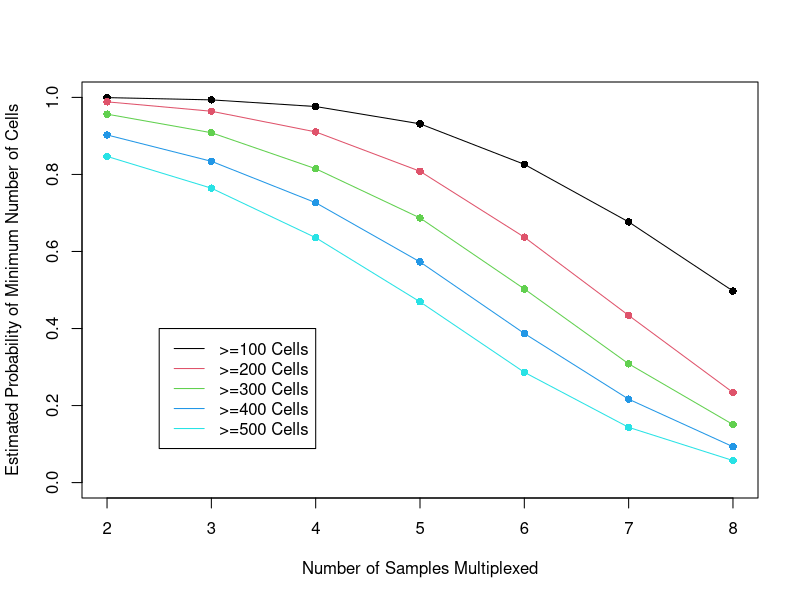

Source code (R):
###Simulate the minimum number of cells by sample

dat=read.delim("summary_cell_experiment_1-7_14-16.txt",sep="\t",header=TRUE,row.names=1)

###Cell counts: Mean 5300, SD=2500, minimum=1500

pmult=as.numeric(dat[29,]/dat[1,])
nsamps=c(1,1,1,1,2,3,4,4,8,8)
fit=lm(pmult~nsamps)
fit.sigma=summary(fit)$sigma

###Proportion multiplets: .1+0.025*nsamps

p2=c(733/(1577+733),1577/(1577+733))
p3=c(570/(570+767+1049),767/(570+767+1049),1049/(570+767+1049))
p4=c(567/(4313+567+2598+1402),1402/(4313+567+2598+1402),2598/(4313+567+2598+1402),4313/(4313+567+2598+1402),
     1140/(1140+3325+2748+2414),2414/(1140+3325+2748+2414),2748/(1140+3325+2748+2414),3325/(1140+3325+2748+2414))
p8=c(228/(524+213+378+228+446+231+315+2768+2399),
     231/(524+213+378+228+446+231+315+2768+2399),
     315/(524+213+378+228+446+231+315+2768+2399),
     378/(524+213+378+228+446+231+315+2768+2399),
     446/(524+213+378+228+446+231+315+2768+2399),
     524/(524+213+378+228+446+231+315+2768+2399),
     2399/(524+213+378+228+446+231+315+2768+2399),
     2768/(524+213+378+228+446+231+315+2768+2399),
     45/(463+275+354+45+234+435+142+605),
     142/(463+275+354+45+234+435+142+605),
     234/(463+275+354+45+234+435+142+605),
     275/(463+275+354+45+234+435+142+605),
     354/(463+275+354+45+234+435+142+605),
     435/(463+275+354+45+234+435+142+605),
     463/(463+275+354+45+234+435+142+605),
     605/(463+275+354+45+234+435+142+605))

pmins=c(NA,NA,NA,NA,p2[1],p3[1],p4[1],p4[5],p8[1],p8[9])
fit2=lm(pmins~nsamps)
fit2.sigma=summary(fit2)$sigma

###Proportion of cells in smallest count sample: .33-0.04nsamps

simfunc=function(n.sims=10000,n.samps,mean1,sd1,min1,sd2,sd3,min3)
{
    n.cells=round(rnorm(n.sims,mean=mean1,sd=sd1))
    n.cells[which(n.cells<min1)]=min1
    percentage.multiplet=rnorm(n.sims,mean=.1+0.025*n.samps,sd=sd2)
    n.multiplet=round(percentage.multiplet*n.cells)
    final.cells=n.cells-n.multiplet
    final.cells
    percentage.minimum=rnorm(n.sims,mean=.33-0.04*n.samps,sd=sd3)
    percentage.minimum[which(percentage.minimum<min3)]=min3
    minimum.cells=round(percentage.minimum*final.cells)
    minimum.cells
}

set.seed(12345)
simfunc.2=simfunc(n.sims=10000,n.samps=2,mean1=5300,sd1=2500,min1=1500,sd2=.067,sd3=0.070,min3=0.02)
simfunc.3=simfunc(n.sims=10000,n.samps=3,mean1=5300,sd1=2500,min1=1500,sd2=.067,sd3=0.070,min3=0.02)
simfunc.4=simfunc(n.sims=10000,n.samps=4,mean1=5300,sd1=2500,min1=1500,sd2=.067,sd3=0.070,min3=0.02)
simfunc.5=simfunc(n.sims=10000,n.samps=5,mean1=5300,sd1=2500,min1=1500,sd2=.067,sd3=0.070,min3=0.02)
simfunc.6=simfunc(n.sims=10000,n.samps=6,mean1=5300,sd1=2500,min1=1500,sd2=.067,sd3=0.070,min3=0.02)
simfunc.7=simfunc(n.sims=10000,n.samps=7,mean1=5300,sd1=2500,min1=1500,sd2=.067,sd3=0.070,min3=0.02)
simfunc.8=simfunc(n.sims=10000,n.samps=8,mean1=5300,sd1=2500,min1=1500,sd2=.067,sd3=0.070,min3=0.02)

p.100=c(sum(simfunc.2>=100)/10000,sum(simfunc.3>=100)/10000,sum(simfunc.4>=100)/10000,sum(simfunc.5>=100)/10000,sum(simfunc.6>=100)/10000,sum(simfunc.7>=100)/10000,sum(simfunc.8>=100)/10000)
p.200=c(sum(simfunc.2>=200)/10000,sum(simfunc.3>=200)/10000,sum(simfunc.4>=200)/10000,sum(simfunc.5>=200)/10000,sum(simfunc.6>=200)/10000,sum(simfunc.7>=200)/10000,sum(simfunc.8>=200)/10000)
p.300=c(sum(simfunc.2>=300)/10000,sum(simfunc.3>=300)/10000,sum(simfunc.4>=300)/10000,sum(simfunc.5>=300)/10000,sum(simfunc.6>=300)/10000,sum(simfunc.7>=300)/10000,sum(simfunc.8>=300)/10000)
p.400=c(sum(simfunc.2>=400)/10000,sum(simfunc.3>=400)/10000,sum(simfunc.4>=400)/10000,sum(simfunc.5>=400)/10000,sum(simfunc.6>=400)/10000,sum(simfunc.7>=400)/10000,sum(simfunc.8>=400)/10000)
p.500=c(sum(simfunc.2>=500)/10000,sum(simfunc.3>=500)/10000,sum(simfunc.4>=500)/10000,sum(simfunc.5>=500)/10000,sum(simfunc.6>=500)/10000,sum(simfunc.7>=500)/10000,sum(simfunc.8>=500)/10000)

pdf("simplot_final.pdf")

plot(c(2,8),c(0,1),type="n",xlab="Number of Samples Multiplexed",ylab="Estimated Probability of Minimum Number of Cells")
points(2:8,p.100,pch=16,col=1)
lines(2:8,p.100,col=1)
points(2:8,p.200,pch=16,col=2)
lines(2:8,p.200,col=2)
points(2:8,p.300,pch=16,col=3)
lines(2:8,p.300,col=3)
points(2:8,p.400,pch=16,col=4)
lines(2:8,p.400,col=4)
points(2:8,p.500,pch=16,col=5)
lines(2:8,p.500,col=5)

legend(2.5,0.4,legend=c(">=100 Cells",">=200 Cells",">=300 Cells",">=400 Cells",">=500 Cells"),lty=rep(1,5),col=1:5)

dev.off()
